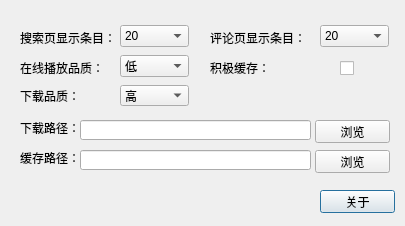
<?xml version="1.0" encoding="UTF-8"?>
<ui version="4.0">
 <class>SettingDialog</class>
 <widget class="QDialog" name="SettingDialog">
  <property name="geometry">
   <rect>
    <x>0</x>
    <y>0</y>
    <width>405</width>
    <height>226</height>
   </rect>
  </property>
  <property name="contextMenuPolicy">
   <enum>Qt::PreventContextMenu</enum>
  </property>
  <property name="windowTitle">
   <string>设置</string>
  </property>
  <property name="modal">
   <bool>true</bool>
  </property>
  <widget class="QComboBox" name="SearchLimit">
   <property name="geometry">
    <rect>
     <x>120</x>
     <y>25</y>
     <width>69</width>
     <height>22</height>
    </rect>
   </property>
   <item>
    <property name="text">
     <string>20</string>
    </property>
   </item>
   <item>
    <property name="text">
     <string>30</string>
    </property>
   </item>
   <item>
    <property name="text">
     <string>50</string>
    </property>
   </item>
   <item>
    <property name="text">
     <string>70</string>
    </property>
   </item>
   <item>
    <property name="text">
     <string>100</string>
    </property>
   </item>
  </widget>
  <widget class="QPushButton" name="aboutButton">
   <property name="geometry">
    <rect>
     <x>320</x>
     <y>190</y>
     <width>75</width>
     <height>23</height>
    </rect>
   </property>
   <property name="text">
    <string>关于</string>
   </property>
  </widget>
  <widget class="QLabel" name="label">
   <property name="geometry">
    <rect>
     <x>20</x>
     <y>30</y>
     <width>101</width>
     <height>16</height>
    </rect>
   </property>
   <property name="text">
    <string>搜索页显示条目：</string>
   </property>
  </widget>
  <widget class="QLabel" name="label_2">
   <property name="geometry">
    <rect>
     <x>210</x>
     <y>30</y>
     <width>101</width>
     <height>16</height>
    </rect>
   </property>
   <property name="text">
    <string>评论页显示条目：</string>
   </property>
  </widget>
  <widget class="QComboBox" name="CommentLimit">
   <property name="geometry">
    <rect>
     <x>320</x>
     <y>25</y>
     <width>69</width>
     <height>22</height>
    </rect>
   </property>
   <item>
    <property name="text">
     <string>20</string>
    </property>
   </item>
   <item>
    <property name="text">
     <string>30</string>
    </property>
   </item>
   <item>
    <property name="text">
     <string>50</string>
    </property>
   </item>
  </widget>
  <widget class="QLabel" name="label_3">
   <property name="geometry">
    <rect>
     <x>20</x>
     <y>60</y>
     <width>101</width>
     <height>16</height>
    </rect>
   </property>
   <property name="text">
    <string>在线播放品质：</string>
   </property>
  </widget>
  <widget class="QComboBox" name="Quality">
   <property name="geometry">
    <rect>
     <x>120</x>
     <y>55</y>
     <width>69</width>
     <height>22</height>
    </rect>
   </property>
   <item>
    <property name="text">
     <string>低</string>
    </property>
   </item>
   <item>
    <property name="text">
     <string>中</string>
    </property>
   </item>
   <item>
    <property name="text">
     <string>高</string>
    </property>
   </item>
  </widget>
  <widget class="QCheckBox" name="Cache">
   <property name="geometry">
    <rect>
     <x>340</x>
     <y>60</y>
     <width>21</width>
     <height>16</height>
    </rect>
   </property>
   <property name="whatsThis">
    <string>&lt;html&gt;&lt;head/&gt;&lt;body&gt;&lt;p&gt;当勾选积极缓存时，播放任何歌曲时播放器都会在后台缓存这首歌，这可能导致更高的流量消耗，但如果是使用有线网或Wifi则建议勾选&lt;/p&gt;&lt;/body&gt;&lt;/html&gt;</string>
   </property>
   <property name="text">
    <string/>
   </property>
  </widget>
  <widget class="QLabel" name="label_4">
   <property name="geometry">
    <rect>
     <x>210</x>
     <y>60</y>
     <width>101</width>
     <height>16</height>
    </rect>
   </property>
   <property name="whatsThis">
    <string>&lt;html&gt;&lt;head/&gt;&lt;body&gt;&lt;p&gt;当勾选积极缓存时，播放任何歌曲时播放器都会在后台缓存这首歌，这可能导致更高的流量消耗，但如果是使用有线网或Wifi则建议勾选&lt;/p&gt;&lt;/body&gt;&lt;/html&gt;</string>
   </property>
   <property name="text">
    <string>积极缓存：</string>
   </property>
  </widget>
  <widget class="QLabel" name="label_5">
   <property name="geometry">
    <rect>
     <x>20</x>
     <y>150</y>
     <width>61</width>
     <height>16</height>
    </rect>
   </property>
   <property name="text">
    <string>缓存路径：</string>
   </property>
  </widget>
  <widget class="QLineEdit" name="CachePath">
   <property name="geometry">
    <rect>
     <x>80</x>
     <y>150</y>
     <width>231</width>
     <height>20</height>
    </rect>
   </property>
  </widget>
  <widget class="QPushButton" name="BrowserCache">
   <property name="geometry">
    <rect>
     <x>315</x>
     <y>150</y>
     <width>75</width>
     <height>23</height>
    </rect>
   </property>
   <property name="text">
    <string>浏览</string>
   </property>
  </widget>
  <widget class="QComboBox" name="Quality_Download">
   <property name="geometry">
    <rect>
     <x>120</x>
     <y>85</y>
     <width>69</width>
     <height>21</height>
    </rect>
   </property>
   <property name="currentIndex">
    <number>2</number>
   </property>
   <item>
    <property name="text">
     <string>低</string>
    </property>
   </item>
   <item>
    <property name="text">
     <string>中</string>
    </property>
   </item>
   <item>
    <property name="text">
     <string>高</string>
    </property>
   </item>
  </widget>
  <widget class="QLabel" name="label_6">
   <property name="geometry">
    <rect>
     <x>20</x>
     <y>85</y>
     <width>101</width>
     <height>21</height>
    </rect>
   </property>
   <property name="text">
    <string>下载品质：</string>
   </property>
  </widget>
  <widget class="QLineEdit" name="DownloadPath">
   <property name="geometry">
    <rect>
     <x>80</x>
     <y>120</y>
     <width>231</width>
     <height>20</height>
    </rect>
   </property>
  </widget>
  <widget class="QPushButton" name="BrowserDownload">
   <property name="geometry">
    <rect>
     <x>315</x>
     <y>120</y>
     <width>75</width>
     <height>23</height>
    </rect>
   </property>
   <property name="text">
    <string>浏览</string>
   </property>
  </widget>
  <widget class="QLabel" name="label_7">
   <property name="geometry">
    <rect>
     <x>20</x>
     <y>120</y>
     <width>61</width>
     <height>16</height>
    </rect>
   </property>
   <property name="text">
    <string>下载路径：</string>
   </property>
  </widget>
 </widget>
 <resources/>
 <connections/>
</ui>
